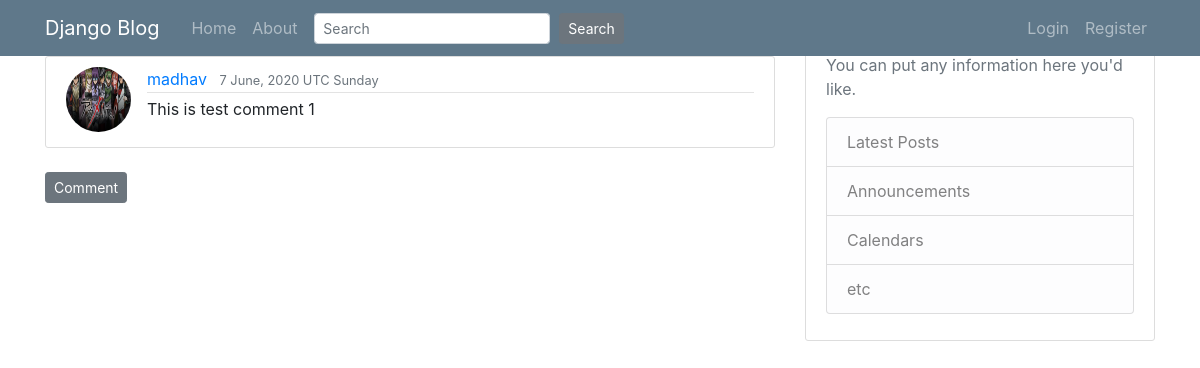
Screenshot of /post/42/comments/ with the database file from the repository.
### blog/models.py (models this page shows, shortened)
class Comment(models.Model):
    post = models.ForeignKey(Post, on_delete=models.CASCADE)
    content = models.CharField(max_length=250)
    date_posted = models.DateTimeField(default=timezone.now)
    author = models.ForeignKey(User, on_delete=models.CASCADE)

### users/models.py (models this page shows, shortened)
class Profile(models.Model):
    user = models.OneToOneField(User, on_delete=models.CASCADE)
    image = models.ImageField(default='default.jpg', upload_to='profile_pics')

### blog/views.py (the view, shortened to what this page needs)
# urls.py: path('post/<int:id>/comments/', CommentListView.as_view(), name='post-comments'),
class CommentListView(ListView):
    model = Comment
    context_object_name = 'object'
    paginate_by = 10
    def get_queryset(self):
        post_ = get_object_or_404(Post, id=self.kwargs.get('id'))
        return Comment.objects.filter(post=post_).order_by('-date_posted')

### blog/templates/blog/comment_list.html (shortened to what this page needs)
{% extends 'blog/base.html' %}
{% block content %}
<h1>Comments</h1>
{% for comment in object %}
<article class="media content-section">
	<img  class="rounded-circle article-img" src="{{ comment.author.profile.image.url }}">
  <div class="media-body">
    <div class="article-metadata">
      <a class="mr-2" href="{% url 'user-posts' comment.author.username %}">{{ comment.author }}</a>
      <small class="text-muted">{{ comment.date_posted|date:"j F, Y T l" }}</small>
      </div>
    <p class="article-content">{{ comment.content }}</p>
  </div>
</article>
{% empty %}
<div class="border-top pt-3">
    <small class="text-muted">
      Sorry No Comments for This POST.
    </small>
</div>
{% endfor %}
<div>
<a class="btn btn-secondary btn-sm mt-1 mb-1" href="{% url 'post-comment-create' view.kwargs.id %}">Comment</a>
</div>
{% endblock %}

### blog/templates/blog/base.html (style rules this page uses)
body { background: #fafafa; color: #333333; margin-top: 5rem; }
h1, h2, h3, h4, h5, h6 { color: #444444; }
.content-section { background: #ffffff; padding: 10px 20px; border: 1px solid #dddddd; border-radius: 3px; margin-bottom: 20px; }
.article-content { white-space: pre-line; }
.article-img { height: 65px; width: 65px; margin-right: 16px; }
.article-metadata { padding-bottom: 1px; margin-bottom: 4px; border-bottom: 1px solid #e3e3e3 }

### rows the page displays
Comment: author.profile.image (picture), author "madhav", date_posted "7 June, 2020 UTC Sunday", content "This is test comment 1"
